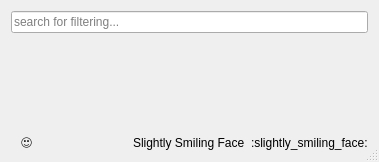
<?xml version="1.0" encoding="UTF-8"?>
<ui version="4.0">
 <class>dlg_emoji_picker</class>
 <widget class="QDialog" name="dlg_emoji_picker">
  <property name="geometry">
   <rect>
    <x>0</x>
    <y>0</y>
    <width>379</width>
    <height>162</height>
   </rect>
  </property>
  <property name="minimumSize">
   <size>
    <width>100</width>
    <height>150</height>
   </size>
  </property>
  <property name="windowTitle">
   <string>Emojis Picker</string>
  </property>
  <property name="windowOpacity">
   <double>0.800000000000000</double>
  </property>
  <property name="autoFillBackground">
   <bool>true</bool>
  </property>
  <property name="locale">
   <locale language="English" country="UnitedStates"/>
  </property>
  <property name="sizeGripEnabled">
   <bool>true</bool>
  </property>
  <layout class="QVBoxLayout" name="verticalLayout_2">
   <item>
    <layout class="QVBoxLayout" name="verticalLayout">
     <item>
      <widget class="QLineEdit" name="lne_filter">
       <property name="locale">
        <locale language="English" country="UnitedStates"/>
       </property>
       <property name="inputMethodHints">
        <set>Qt::ImhPreferLatin</set>
       </property>
       <property name="placeholderText">
        <string>search for filtering...</string>
       </property>
       <property name="clearButtonEnabled">
        <bool>true</bool>
       </property>
      </widget>
     </item>
     <item>
      <widget class="QScrollArea" name="scr_emojis">
       <property name="contextMenuPolicy">
        <enum>Qt::NoContextMenu</enum>
       </property>
       <property name="frameShape">
        <enum>QFrame::NoFrame</enum>
       </property>
       <property name="frameShadow">
        <enum>QFrame::Plain</enum>
       </property>
       <property name="widgetResizable">
        <bool>true</bool>
       </property>
       <widget class="QWidget" name="scrollAreaWidgetContents">
        <property name="geometry">
         <rect>
          <x>0</x>
          <y>0</y>
          <width>359</width>
          <height>86</height>
         </rect>
        </property>
       </widget>
      </widget>
     </item>
    </layout>
   </item>
   <item>
    <layout class="QHBoxLayout" name="horizontalLayout">
     <property name="sizeConstraint">
      <enum>QLayout::SetDefaultConstraint</enum>
     </property>
     <property name="leftMargin">
      <number>10</number>
     </property>
     <item>
      <widget class="QLabel" name="lbl_emoji">
       <property name="font">
        <font>
         <family>Noto Color Emoji</family>
        </font>
       </property>
       <property name="contextMenuPolicy">
        <enum>Qt::NoContextMenu</enum>
       </property>
       <property name="autoFillBackground">
        <bool>true</bool>
       </property>
       <property name="text">
        <string notr="true">🙂</string>
       </property>
       <property name="scaledContents">
        <bool>true</bool>
       </property>
       <property name="textInteractionFlags">
        <set>Qt::NoTextInteraction</set>
       </property>
      </widget>
     </item>
     <item>
      <widget class="QLabel" name="lbl_emoji_name">
       <property name="font">
        <font>
         <family>Ubuntu</family>
        </font>
       </property>
       <property name="text">
        <string notr="true">Slightly Smiling Face</string>
       </property>
      </widget>
     </item>
     <item>
      <widget class="QLabel" name="lbl_emoji_codes">
       <property name="text">
        <string>:slightly_smiling_face:</string>
       </property>
      </widget>
     </item>
    </layout>
   </item>
  </layout>
 </widget>
 <resources/>
 <connections/>
</ui>
